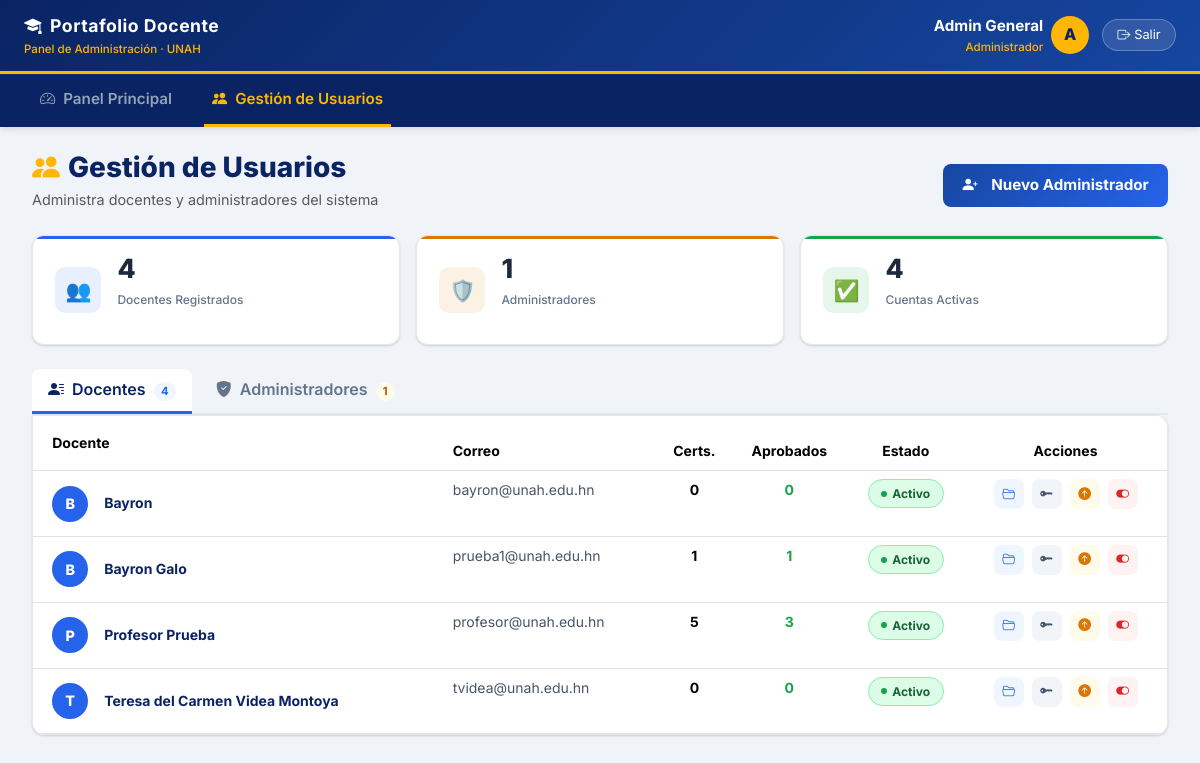
The page /admin/usuarios (signed in) on the database its author committed.
### tables this page shows
CREATE TABLE Usuarios (
    id INTEGER PRIMARY KEY AUTOINCREMENT,
    nombre TEXT NOT NULL,
    correo TEXT UNIQUE NOT NULL,
    password TEXT NOT NULL,
    rol TEXT NOT NULL
, activo INTEGER DEFAULT 1);

### flask_app.py (the view)
@app.route('/admin/usuarios')
def admin_usuarios():
    if not requiere_login(rol='Administrador'): return redirect(url_for('login'))
    if not es_superadmin():
        flash('No tienes permisos de Super Administrador para ver esta sección.', 'danger')
        return redirect(url_for('panel_admin'))
    try:
        con = obtener_conexion()
        docentes = con.execute("""
            SELECT u.id, u.nombre, u.correo, u.activo,
                   (SELECT COUNT(*) FROM Documentos d WHERE d.usuario_id = u.id) AS total_certs,
                   (SELECT COUNT(*) FROM Documentos d WHERE d.usuario_id = u.id AND d.estado = 'Aprobado') AS certs_aprobados
            FROM Usuarios u
            WHERE u.rol = 'Docente'
            ORDER BY u.nombre ASC
        """).fetchall()
        admins = con.execute("""
            SELECT id, nombre, correo, activo FROM Usuarios
            WHERE rol = 'Administrador'
            ORDER BY nombre ASC
        """).fetchall()
        todos_docentes_para_promover = con.execute("""
            SELECT id, nombre, correo FROM Usuarios
            WHERE rol = 'Docente'
            ORDER BY nombre ASC
        """).fetchall()
        con.close()
    except Exception as e:
        flash(f'Error al cargar usuarios: {str(e)}', 'danger')
        docentes, admins, todos_docentes_para_promover = [], [], []
    return render_template('admin_usuarios.html',
                           nombre=session['nombre'],
                           docentes=docentes,
                           admins=admins,
                           todos_docentes=todos_docentes_para_promover)

### flask_app.py (called while the page is built, shortened)
def obtener_conexion():
    con = sqlite3.connect(DB_PATH)
    con.row_factory = sqlite3.Row
    return con

def requiere_login(rol=None):
    if 'usuario_id' not in session: return False
    if rol and session.get('rol') != rol: return False
    return True

def es_superadmin():
    return session.get('correo') in SUPER_ADMIN_EMAILS

@app.context_processor
def inject_superadmin():
    return dict(es_superadmin=es_superadmin())

@app.context_processor
def inject_notificaciones():
    return dict(total_notificaciones=0, notificaciones_detalle=[])

### templates/admin_usuarios.html (shortened to what this page needs)
{% extends "base.html" %}
{% block body %}
<nav class="navbar-institucional d-flex align-items-center justify-content-between">
  <div>
    <div class="brand-text"><i class="bi bi-mortarboard-fill me-2"></i>Portafolio Docente</div>
    <div class="brand-sub">Panel de Administración · UNAH</div>
  </div>
  <div class="d-flex align-items-center">
    <div style="text-align:right;">
      <div class="nav-user fw-bold" style="color: white; font-size: 0.95rem;">{{ nombre }}</div>
      <div class="brand-sub">Administrador</div>
    </div>
    <div style="width:38px;height:38px;border-radius:50%;background:var(--dorado);display:flex;align-items:center;justify-content:center;font-weight:800;color:var(--azul-oscuro);font-size:1rem; margin-left: 0.5rem;">
      {{ nombre[0]|upper }}
    </div>
    <a href="{{ url_for('logout') }}" class="btn-logout" style="margin-left: 0.8rem;"><i class="bi bi-box-arrow-right me-1"></i>Salir</a>
  </div>
</nav>
<div style="background-color: var(--azul-oscuro); padding: 0 2rem; border-top: 1px solid rgba(255,255,255,0.05); box-shadow: 0 4px 6px -1px rgba(0,0,0,0.1); margin-bottom: 1.5rem;">
  <div class="d-flex gap-4">
    <a href="{{ url_for('panel_admin') }}" style="text-decoration: none; padding: 0.8rem 0.5rem; font-weight: 600; font-size: 0.95rem; color: #94A3B8; border-bottom: 3px solid transparent;" onmouseover="this.style.color='white'" onmouseout="this.style.color='#94A3B8'">
      <i class="bi bi-speedometer2 me-2"></i>Panel Principal
    </a>
    <a href="{{ url_for('admin_usuarios') }}" style="text-decoration: none; padding: 0.8rem 0.5rem; font-weight: 600; font-size: 0.95rem; color: var(--dorado); border-bottom: 3px solid var(--dorado);">
      <i class="bi bi-people-fill me-2"></i>Gestión de Usuarios
    </a>
  </div>
</div>
<div class="main-content pt-0">
  <div class="d-flex justify-content-between align-items-center mb-4">
    <div>
      <h3 style="color: var(--azul-oscuro); font-weight: 800; margin-bottom: 0.2rem;">
        <i class="bi bi-people-fill me-2" style="color: var(--dorado);"></i>Gestión de Usuarios
      </h3>
      <p class="text-muted" style="font-size: 0.9rem; margin: 0;">Administra docentes y administradores del sistema</p>
    </div>
    <button class="btn-primary-pro" data-bs-toggle="modal" data-bs-target="#modalCrearAdmin" style="width: auto;">
      <i class="bi bi-person-plus-fill me-2"></i>Nuevo Administrador
    </button>
  </div>
  <div class="kpi-grid fade-in-up delay-1 mb-4" style="grid-template-columns: repeat(3, 1fr);">
    <div class="kpi-card" style="--kpi-color:#2563EB">
      <div class="kpi-icon">👥</div>
      <div class="kpi-info"><h3>{{ docentes|length }}</h3><p>Docentes Registrados</p></div>
    </div>
    <div class="kpi-card" style="--kpi-color:#D97706">
      <div class="kpi-icon">🛡️</div>
      <div class="kpi-info"><h3>{{ admins|length }}</h3><p>Administradores</p></div>
    </div>
    <div class="kpi-card" style="--kpi-color:#16A34A">
      <div class="kpi-icon">✅</div>
      <div class="kpi-info"><h3>{{ docentes|selectattr('activo', 'equalto', 1)|list|length }}</h3><p>Cuentas Activas</p></div>
    </div>
  </div>
  <ul class="nav nav-tabs mb-0" id="userTabs" style="border-bottom: 2px solid var(--borde);">
    <li class="nav-item">
      <a class="nav-link active" id="tab-docentes" data-bs-toggle="tab" href="#panelDocentes"
         style="font-weight: 600; color: var(--azul-oscuro); border: none; border-bottom: 3px solid var(--azul-claro); background: white; border-radius: 8px 8px 0 0;">
        <i class="bi bi-person-lines-fill me-2"></i>Docentes
        <span class="badge rounded-pill ms-1" style="background: #EFF6FF; color: #2563EB; font-size: 0.7rem;">{{ docentes|length }}</span>
      </a>
    </li>
    <li class="nav-item ms-2">
      <a class="nav-link" id="tab-admins" data-bs-toggle="tab" href="#panelAdmins"
         style="font-weight: 600; color: #64748B; border: none; border-bottom: 3px solid transparent; border-radius: 8px 8px 0 0;">
        <i class="bi bi-shield-fill-check me-2"></i>Administradores
        <span class="badge rounded-pill ms-1" style="background: #FFFBEB; color: #B45309; font-size: 0.7rem;">{{ admins|length }}</span>
      </a>
    </li>
  </ul>
  <div class="tab-content">
    <div class="tab-pane fade show active" id="panelDocentes">
      <div class="card-pro" style="border-radius: 0 12px 12px 12px;">
        <div class="card-pro-body p-0">
          {% if docentes %}
          <div class="table-responsive">
            <table class="table table-hover" style="margin: 0; font-size: 0.875rem;">
              <thead style="background: #F1F5F9; color: var(--azul-oscuro);">
                <tr>
                  <th style="padding: 1rem 1.2rem;">Docente</th>
                  <th>Correo</th>
                  <th class="text-center">Certs.</th>
                  <th class="text-center">Aprobados</th>
                  <th class="text-center">Estado</th>
                  <th class="text-center">Acciones</th>
                </tr>
              </thead>
              <tbody>
                {% for d in docentes %}
                <tr style="transition: background 0.15s;">
                  <td style="padding: 0.9rem 1.2rem;">
                    <div class="d-flex align-items-center gap-3">
                      <div style="width: 36px; height: 36px; border-radius: 50%; background: var(--azul-claro); color: white; display: flex; align-items: center; justify-content: center; font-weight: 800; font-size: 0.9rem; flex-shrink: 0;">
                        {{ d.nombre[0]|upper }}
                      </div>
                      <div>
                        <div style="font-weight: 700; color: var(--azul-oscuro);">{{ d.nombre }}</div>
                      </div>
                    </div>
                  </td>
                  <td style="color: #475569;">{{ d.correo }}</td>
                  <td class="text-center"><strong>{{ d.total_certs }}</strong></td>
                  <td class="text-center">
                    <span style="color: #16A34A; font-weight: 700;">{{ d.certs_aprobados }}</span>
                  </td>
                  <td class="text-center">
                    {% if d.activo %}
                      <span style="display:inline-flex; align-items:center; gap:0.3rem; background:#DCFCE7; color:#166534; border:1px solid #86EFAC; border-radius:20px; padding:0.25rem 0.8rem; font-size:0.75rem; font-weight:700;">
                        <span style="width:6px;height:6px;border-radius:50%;background:#16A34A;display:inline-block;"></span>Activo
                      </span>
                    {% endif %}
                  </td>
                  <td class="text-center">
                    <div class="d-flex gap-2 justify-content-center">
                      <a href="{{ url_for('expediente_docente', docente_id=d.id) }}"
                         class="btn-icon azul" title="Ver Expediente" style="width:30px; height:30px; font-size:0.8rem;">
                        <i class="bi bi-folder2-open"></i>
                      </a>
                      <button type="button" class="btn-icon"
                        style="background:#F1F5F9; color:#475569; width:30px; height:30px; font-size:0.8rem;"
                        title="Restablecer Contraseña"
                        onclick="abrirModalRestablecer({{ d.id }}, '{{ d.nombre }}')">
                        <i class="bi bi-key-fill"></i>
                      </button>
                      <button type="button"
                        class="btn-icon"
                        style="background:#FFFBEB; color:#D97706; width:30px; height:30px; font-size:0.8rem;"
                        title="Promover a Administrador"
                        onclick="confirmarCambioRol({{ d.id }}, '{{ d.nombre }}', 'Administrador')">
                        <i class="bi bi-arrow-up-circle-fill"></i>
                      </button>
                      <form action="{{ url_for('toggle_activo_usuario', uid=d.id) }}" method="POST" style="display:inline;">
                        <button type="submit" class="btn-icon"
                          style="background: {% if d.activo %}#FEF2F2{% else %}#F0FDF4{% endif %}; color: {% if d.activo %}#DC2626{% else %}#16A34A{% endif %}; width:30px; height:30px; font-size:0.8rem;"
                          title="{{ 'Desactivar cuenta' if d.activo else 'Activar cuenta' }}"
                          onclick="return confirm('¿{{ 'Desactivar' if d.activo else 'Activar' }} la cuenta de {{ d.nombre }}?')">
                          <i class="bi bi-{% if d.activo %}toggle-on{% else %}toggle-off{% endif %}"></i>
                        </button>
                      </form>
                    </div>
                  </td>
                </tr>
                {% endfor %}
              </tbody>
            </table>
          </div>
          {% else %}
          <div class="text-center py-5 text-muted">
            <i class="bi bi-person-x" style="font-size: 3rem; color: #CBD5E1;"></i>
            <p class="mt-2">No hay docentes registrados aún.</p>
          </div>
          {% endif %}
        </div>
      </div>
    </div>
  </div>
</div>
{% endblock %}

### Static/css/style.css (style rules this page uses)
:root { --azul-oscuro: #0A2463; --azul-medio: #1646A0; --azul-claro: #2563EB; --dorado: #FFB703; --dorado-hover: #E09F00; --fondo: #F0F4F8; --superficie: #FFFFFF; --texto: #1E293B; --texto-suave: #64748B; --borde: #E2E8F0; --exito: #16A34A; --peligro: #DC2626; --advertencia: #D97706; --sombra-sm: 0 1px 3px rgba(0,0,0,.1), 0 1px 2px rgba(0,0,0,.06); --sombra-md: 0 4px 16px rgba(0,0,0,.1); --sombra-lg: 0 20px 40px rgba(0,0,0,.15); --radio: 12px; --transicion: all .25s ease; }
*, *::before, *::after { box-sizing: border-box; margin: 0; padding: 0; }
html { font-size: 16px; scroll-behavior: smooth; }
body { font-family: 'Inter', system-ui, sans-serif; background-color: var(--fondo); color: var(--texto); line-height: 1.6; -webkit-font-smoothing: antialiased; }
.navbar-institucional { background: linear-gradient(135deg, var(--azul-oscuro) 0%, var(--azul-medio) 100%); border-bottom: 3px solid var(--dorado); padding: .75rem 1.5rem; box-shadow: var(--sombra-md); }
.navbar-institucional .brand-text { font-size: 1.1rem; font-weight: 700; color: #fff; letter-spacing: .5px; }
.navbar-institucional .brand-sub { font-size: .72rem; color: var(--dorado); font-weight: 500; }
.navbar-institucional .nav-user { font-size: .85rem; color: rgba(255,255,255,.85); }
.btn-logout { background: rgba(255,255,255,.12); border: 1px solid rgba(255,255,255,.25); color: #fff; font-size: .8rem; border-radius: 20px; padding: .3rem .9rem; transition: var(--transicion); text-decoration: none; display: inline-block; }
.btn-primary-pro { width: 100%; padding: .75rem; background: linear-gradient(135deg, var(--azul-medio), var(--azul-claro)); color: #fff; border: none; border-radius: 8px; font-weight: 700; font-size: .95rem; cursor: pointer; transition: var(--transicion); margin-top: .5rem; font-family: inherit; }
.main-content { padding: 1.75rem 2rem; }
.kpi-grid { display: grid; grid-template-columns: repeat(auto-fit, minmax(180px, 1fr)); gap: 1rem; margin-bottom: 1.75rem; }
.kpi-card { background: var(--superficie); border-radius: var(--radio); padding: 1.2rem 1.4rem; box-shadow: var(--sombra-sm); border: 1px solid var(--borde); display: flex; align-items: center; gap: 1rem; transition: var(--transicion); position: relative; overflow: hidden; }
.kpi-card::before { content: ''; position: absolute; top: 0; left: 0; right: 0; height: 3px; background: var(--kpi-color, var(--azul-claro)); }
.kpi-icon { width: 46px; height: 46px; border-radius: 10px; background: color-mix(in srgb, var(--kpi-color, var(--azul-claro)) 10%, transparent); display: flex; align-items: center; justify-content: center; font-size: 1.3rem; flex-shrink: 0; }
.kpi-info h3 { font-size: 1.65rem; font-weight: 800; color: var(--texto); line-height: 1; }
.kpi-info p { font-size: .75rem; font-weight: 500; color: var(--texto-suave); margin-top: .15rem; }
.card-pro { background: var(--superficie); border-radius: var(--radio); box-shadow: var(--sombra-sm); border: 1px solid var(--borde); overflow: hidden; }
.card-pro-body { padding: 1.4rem; }
.btn-icon { width: 32px; height: 32px; border-radius: 8px; border: none; display: inline-flex; align-items: center; justify-content: center; cursor: pointer; font-size: .9rem; transition: var(--transicion); text-decoration: none; }
.btn-icon.azul { background: #EFF6FF; color: var(--azul-claro); }
.fade-in-up { animation: fadeInUp .45s ease both; }
.delay-1 { animation-delay: .08s; }
.btn-primary-pro:not(.w-100) { width: auto; display: inline-flex; align-items: center; gap: .35rem; padding: .6rem 1.2rem; }

### rows shown on the page
Usuarios: nombre "Admin General"
Usuarios: nombre "B", nombre "Bayron", correo "bayron@unah.edu.hn", total_certs "0", certs_aprobados "0", activo 1 (drawn)
Usuarios: nombre "B", nombre "Bayron Galo", correo "prueba1@unah.edu.hn", total_certs "1", certs_aprobados "1", shows "Activo"
Usuarios: nombre "P", nombre "Profesor Prueba", correo "profesor@unah.edu.hn", total_certs "5", certs_aprobados "3", activo 1 (drawn)
Usuarios: nombre "T", nombre "Teresa del Carmen Videa Montoya", correo "tvidea@unah.edu.hn", total_certs "0", certs_aprobados "0", activo 1 (drawn)

### other values the page prints
{{ nombre[0]|upper }} "A"
{{ docentes|length }} "4"
{{ admins|length }} "1"
{{ docentes|selectattr('activo', 'equalto', 1)|list|length }} "4"
